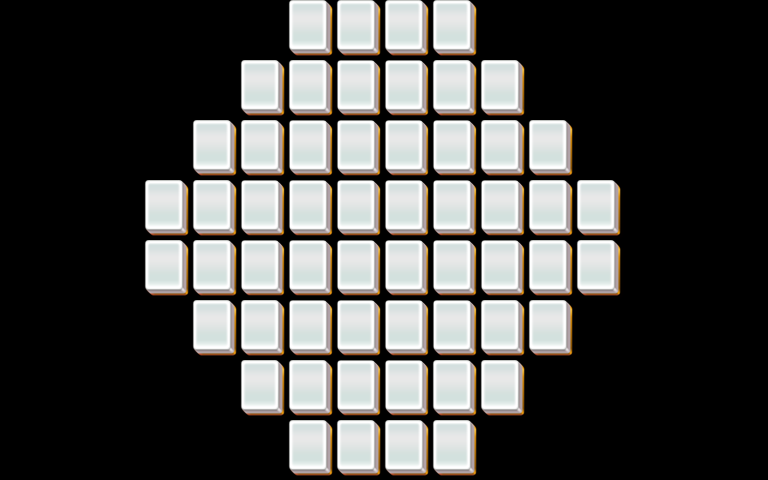

This game map was drawn from its Tiled (.tmx) file and the tilesets committed beside it. A one-line description and the trimmed map source follow:
An orthogonal 32x16 tile map with 24x30 px tiles, 5 tile layers (layer1, layer2, layer3, layer4, ...).

<map version="1.0" orientation="orthogonal" width="32" height="16" tilewidth="24" tileheight="30">
 <properties>
  <property name="species" value="20" />
 </properties>
 <tileset firstgid="1" name="mahjong" tilewidth="48" tileheight="60">
  <image source="mahjong.png" width="48" height="60" />
 </tileset>
 <layer name="layer1" width="32" height="16">
  <data>[512 cells, 56 non-empty, 1 distinct tile ids]</data>
 </layer>
 <layer name="layer2" width="32" height="16">
  <data>[512 cells, 32 non-empty, 1 distinct tile ids]</data>
 </layer>
 <layer name="layer3" width="32" height="16">
  <data>[512 cells, 32 non-empty, 1 distinct tile ids]</data>
 </layer>
 <layer name="layer4" width="32" height="16">
  <data>[512 cells, 0 non-empty, 0 distinct tile ids]</data>
 </layer>
 <layer name="layer5" width="32" height="16">
  <data>[512 cells, 0 non-empty, 0 distinct tile ids]</data>
 </layer>
</map>
